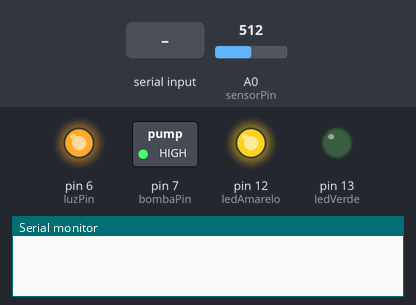
A sketch run on a simulated Arduino Uno, built with avr-gcc and run on an emulated ATmega328P. On the bench: switched loads named in the sketch (green lamp = pin HIGH), output pins drawn as LEDs (lit = HIGH), the last lines printed to the serial monitor. Inputs (shaded band) come from the test bench; at power-on: A0 (sensorPin) = 512.

Above: at 1.2 s.
1.3 s: "LUZ_OFF\n" received over Serial
At 2.5 s:
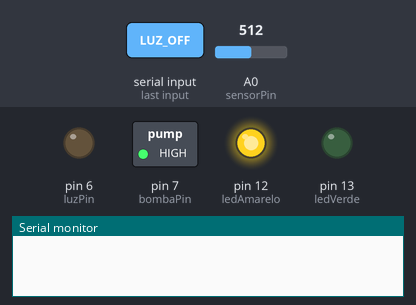
10.6 s: "LUZ_ON\n" received over Serial
At 11.8 s:
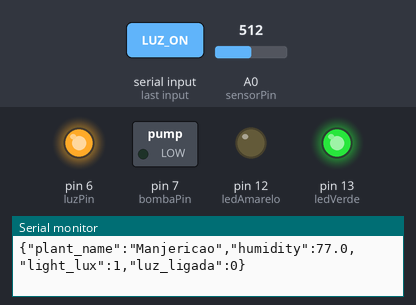
12.1 s: "IRRIGAR 30\n" received over Serial
At 20.5 s:
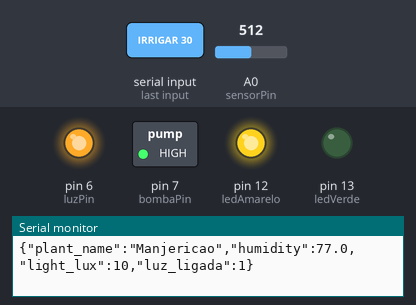
21.4 s: "IRRIGAR 1\n" received over Serial
At 30.5 s:
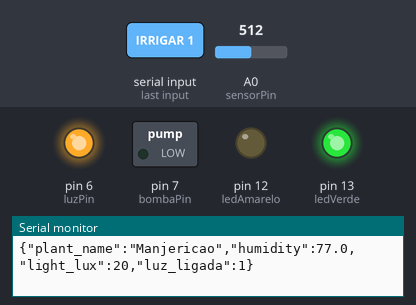
Timing chart, 0 to 31.7 s (numbered marks = the images above; inputs shaded):
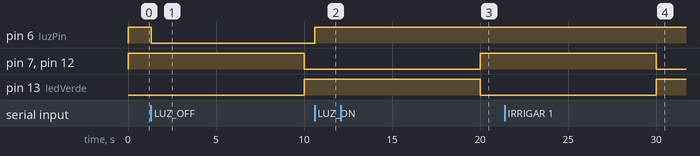

Measured:
- after the input at 1.3 s, pin 6 (luzPin): HIGH → LOW at once
- after the input at 10.6 s, pin 6 (luzPin): LOW → HIGH at once
- after the input at 12.1 s, pin 7 (bombaPin), pin 12 (ledAmarelo): LOW → HIGH after 7.9 s; pin 13 (ledVerde): HIGH → LOW after 7.9 s
- after the input at 21.4 s, pin 7 (bombaPin), pin 12 (ledAmarelo): HIGH → LOW after 8.6 s; pin 13 (ledVerde): LOW → HIGH after 8.6 s

The sketch:

minihorta.ino
```cpp
// PINOS — ajuste conforme seu hardware
const int sensorPin  = A0;
const int bombaPin   = 7;
const int luzPin     = 6;
const int ledAmarelo = 12;
const int ledVerde   = 13;

// PLANTA
enum Planta { MANJERICAO, SALSINHA, HORTELA, ALECRIM };
Planta plantaAtual = MANJERICAO;

// ── Controle de luz ───────────────────────────────────────────
bool luzLigada           = false;
bool manualOverride      = false;  // true = admin controlou manualmente, ignora ciclo automático
unsigned long luzLigouEm = 0;
unsigned long luzTotalHoje  = 0;
unsigned long ultimoToggleLuz = 0;

// ── Ciclo ─────────────────────────────────────────────────────
unsigned long ultimoCheck = 0;
const unsigned long intervalo = 10000;
bool bombaLigada   = false;
unsigned long bombaManualFim     = 0;  // millis() quando a irrigação manual termina
unsigned long ultimaIrrigacaoAuto = 0; // millis() da última irrigação automática
const unsigned long COOLDOWN_AUTO = 60000UL; // 60s entre irrigações automáticas

// ─────────────────────────────────────────────────────────────

int lerUmidade() {
  return constrain(map(analogRead(sensorPin), 820, 420, 0, 100), 0, 100);
}

void getParametros(int &minU, int &maxU, String &nome) {
  switch (plantaAtual) {
    case MANJERICAO: minU = 60; maxU = 80; nome = "Manjericao"; break;
    case SALSINHA:   minU = 65; maxU = 80; nome = "Salsinha";   break;
    case HORTELA:    minU = 70; maxU = 85; nome = "Hortela";    break;
    case ALECRIM:    minU = 40; maxU = 60; nome = "Alecrim";    break;
  }
}

unsigned long getTempoLuzLigada() {
  switch (plantaAtual) {
    case SALSINHA:
    case HORTELA:  return 28800000UL; // 8h
    default:       return 43200000UL; // 12h
  }
}

unsigned long getTempoLuzDesligada() {
  return 43200000UL; // 12h
}

void ligarLuz() {
  if (!luzLigada) {
    luzLigada = true;
    luzLigouEm = millis();
    digitalWrite(luzPin, HIGH);
  }
}

void desligarLuz() {
  if (luzLigada) {
    luzTotalHoje += millis() - luzLigouEm;
    luzLigada = false;
    luzLigouEm = 0;
    digitalWrite(luzPin, LOW);
  }
}

unsigned long luzTotalSegundos() {
  unsigned long total = luzTotalHoje;
  if (luzLigada) total += millis() - luzLigouEm;
  return total / 1000UL;
}

void setup() {
  pinMode(sensorPin,  INPUT);
  pinMode(bombaPin,   OUTPUT);
  pinMode(luzPin,     OUTPUT);
  pinMode(ledAmarelo, OUTPUT);
  pinMode(ledVerde,   OUTPUT);

  Serial.begin(9600);

  digitalWrite(bombaPin,   HIGH);
  digitalWrite(luzPin,     HIGH);
  digitalWrite(ledAmarelo, HIGH);
  digitalWrite(ledVerde,   LOW);

  ligarLuz();
  ultimoToggleLuz = millis();
}

void loop() {
  unsigned long agora = millis();

  // ── Comandos do servidor ──────────────────────────────────
  if (Serial.available()) {
    String cmd = Serial.readStringUntil('\n');
    cmd.trim();
    if (cmd == "IRRIGAR" || cmd.startsWith("IRRIGAR ")) {
      // Aceita "IRRIGAR" (5s padrão) ou "IRRIGAR 30" (duração em segundos)
      int durSeg = 5;
      int espaco = cmd.indexOf(' ');
      if (espaco > 0) {
        durSeg = cmd.substring(espaco + 1).toInt();
        if (durSeg < 1 || durSeg > 300) durSeg = 5;
      }
      bombaLigada    = true;
      bombaManualFim = millis() + (unsigned long)durSeg * 1000UL;
    }
    if (cmd == "LUZ_ON") {
      manualOverride = true;
      ligarLuz();
      ultimoToggleLuz = agora; // reseta o timer do ciclo automático
    }
    if (cmd == "LUZ_OFF") {
      manualOverride = true;
      desligarLuz();
      ultimoToggleLuz = agora; // reseta o timer do ciclo automático
    }
    if (cmd == "LUZ_AUTO") {
      // Volta ao ciclo automático
      manualOverride = false;
      ultimoToggleLuz = agora;
    }
    if (cmd == "RESET_LUZ") {
      luzTotalHoje = 0;
    }
  }

  // ── Ciclo automático de luz (só se não estiver em override) ──
  if (!manualOverride) {
    if (luzLigada) {
      if (agora - ultimoToggleLuz >= getTempoLuzLigada()) {
        desligarLuz();
        ultimoToggleLuz = agora;
      }
    } else {
      if (agora - ultimoToggleLuz >= getTempoLuzDesligada()) {
        ligarLuz();
        ultimoToggleLuz = agora;
      }
    }
  }

  // Desliga bomba manual quando o timer expirar
  if (bombaManualFim > 0 && agora >= bombaManualFim) {
    bombaLigada    = false;
    bombaManualFim = 0;
  }

  // ── Leitura e envio ───────────────────────────────────────
  if (agora - ultimoCheck >= intervalo) {
    ultimoCheck = agora;

    int minU, maxU;
    String nome;
    getParametros(minU, maxU, nome);
    int umidade = lerUmidade();

    // Irrigação automática com cooldown de 60s para evitar spam
    if (!bombaLigada && umidade < minU && bombaManualFim == 0) {
      if (agora - ultimaIrrigacaoAuto >= COOLDOWN_AUTO) {
        bombaLigada = true;
        ultimaIrrigacaoAuto = agora;
      }
    }
    if (bombaLigada && umidade >= (minU + 5) && bombaManualFim == 0) bombaLigada = false;

    if (bombaLigada) {
      digitalWrite(bombaPin, HIGH);
      digitalWrite(ledAmarelo, HIGH);
      digitalWrite(ledVerde, LOW);
    } else {
      digitalWrite(bombaPin, LOW);
      digitalWrite(ledAmarelo, LOW);
      digitalWrite(ledVerde, HIGH);
    }

    // Monta o JSON completo antes de enviar para evitar cortes no buffer
    String json = "{\"plant_name\":\"" + nome + "\"";
    json += ",\"humidity\":" + String((float)umidade, 1);
    json += ",\"light_lux\":" + String(luzTotalSegundos());
    json += ",\"luz_ligada\":" + String(luzLigada ? 1 : 0);
    json += "}";
    Serial.println(json);
  }
}
```
